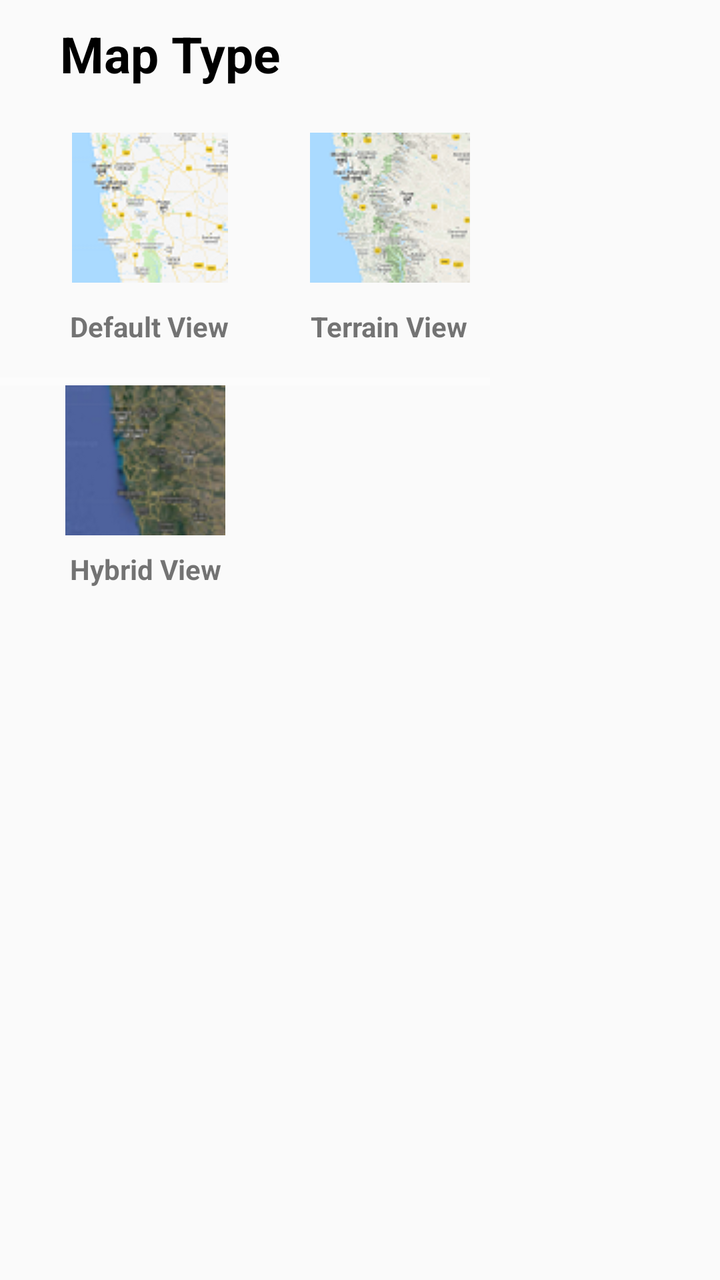
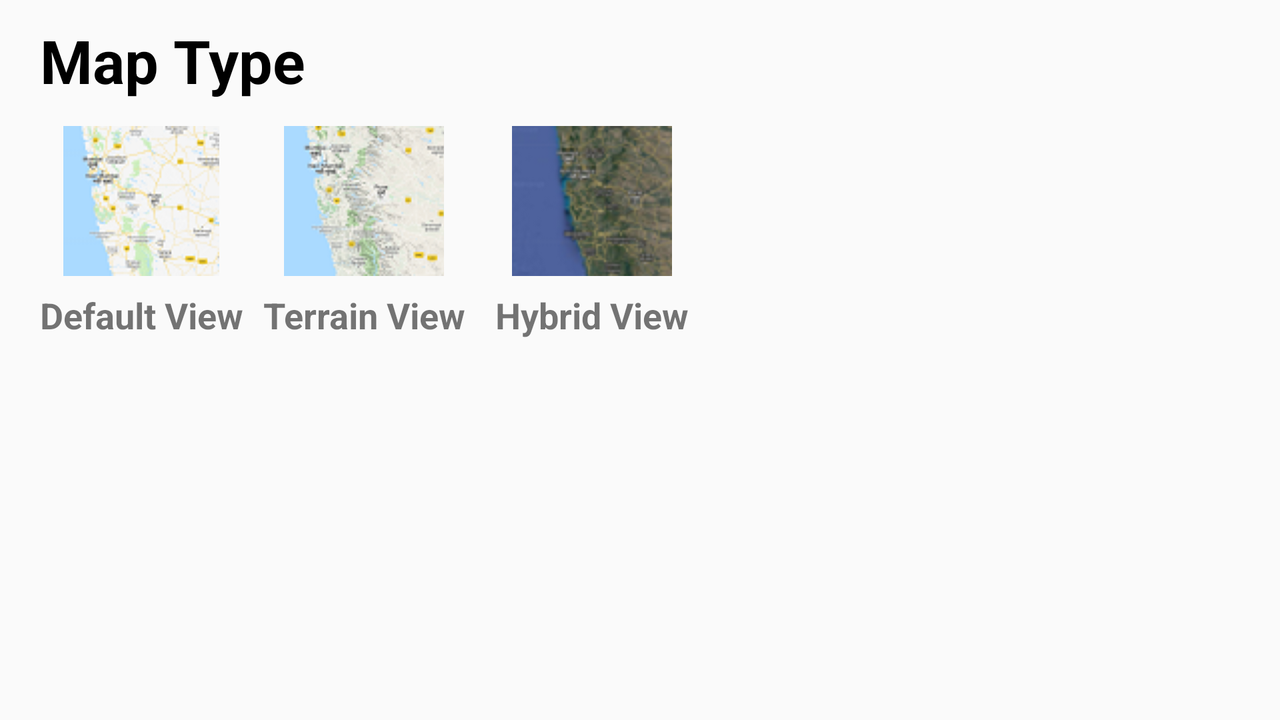

First picture: res/layout/ on a phone held upright. Second picture: the repository's own variant of that layout, on a device whose configuration matches the variant's folder. Source for both follows.
<!-- AndroidManifest.xml: application theme AppTheme -->
<!-- res/layout/map_choose.xml -->
<?xml version="1.0" encoding="utf-8"?>
<RelativeLayout
    xmlns:android="http://schemas.android.com/apk/res/android" android:layout_width="match_parent"
    android:layout_height="match_parent">

    <LinearLayout
        android:id="@+id/heading"
        android:layout_width="match_parent"
        android:layout_height="wrap_content"
        android:gravity="bottom">

        <TextView
            android:id="@+id/text"
            android:layout_width="match_parent"
            android:layout_height="match_parent"
            android:gravity="left"
            android:paddingLeft="30dp"
            android:text="Map Type"
            android:layout_marginTop="10dp"
            android:textColor="#000000"
            android:textSize="25dp"
            android:textStyle="bold" />

    </LinearLayout>
    <HorizontalScrollView
        android:layout_width="wrap_content"
        android:layout_height="wrap_content"
        android:layout_below="@+id/heading"
        android:id="@+id/horizontalScrollView">

        <LinearLayout
            android:layout_width="wrap_content"
            android:layout_height="match_parent"
            android:layout_gravity="center"
            android:layout_marginLeft="10dp"

            android:orientation="horizontal">

            <LinearLayout
                android:layout_width="wrap_content"
                android:layout_height="wrap_content"
                android:layout_margin="20dp"
                android:orientation="vertical">

                <ImageButton
                    android:id="@+id/default_view"
                    android:layout_width="80dp"
                    android:layout_height="80dp"
                    android:src="@drawable/road_view"

                    />

                <TextView
                    android:layout_width="wrap_content"
                    android:layout_height="wrap_content"
                    android:layout_alignBottom="@+id/horizontalScrollView"
                    android:layout_centerHorizontal="true"
                    android:layout_marginTop="10dp"
                    android:gravity="center"
                    android:text="Default View"
                    android:textSize="14dp"
                    android:textStyle="bold" />
            </LinearLayout>

            <LinearLayout
                android:layout_width="wrap_content"
                android:layout_height="wrap_content"
                android:layout_margin="20dp"
                android:orientation="vertical">

                <ImageButton
                    android:id="@+id/terrain"
                    android:layout_width="80dp"
                    android:layout_height="80dp"
                    android:src="@drawable/terrain_view"

                    />

                <TextView
                    android:layout_width="wrap_content"
                    android:layout_height="wrap_content"
                    android:layout_marginTop="10dp"
                    android:gravity="center"
                    android:text="Terrain View"
                    android:textSize="14dp"

                    android:textStyle="bold" />
            </LinearLayout>

        </LinearLayout>
    </HorizontalScrollView>
    <LinearLayout
        android:layout_width="wrap_content"
        android:layout_height="wrap_content"
        android:layout_marginTop="190dp"
        android:layout_marginStart="30dp"
        android:orientation="vertical"
        android:layout_marginLeft="10dp">

        <ImageButton
            android:id="@+id/hybrid"
            android:layout_width="80dp"
            android:layout_height="80dp"
            android:layout_gravity="center"
            android:src="@drawable/hybrid_view" />

        <TextView
            android:layout_width="wrap_content"
            android:layout_height="wrap_content"
            android:layout_marginTop="5dp"
            android:gravity="center"
            android:paddingLeft="5dp"
            android:paddingRight="5dp"
            android:text="Hybrid View"
            android:textSize="14dp"
            android:textStyle="bold"
            android:layout_marginBottom="20dp"/>
    </LinearLayout>
</RelativeLayout>
<!-- resources referenced by this layout -->
<resources>
  <!-- drawable hybrid_view: png bitmap (drawable, 12601 bytes) -->
  <!-- drawable road_view: png bitmap (drawable, 12745 bytes) -->
  <!-- drawable terrain_view: png bitmap (drawable, 14128 bytes) -->
  <style name="AppTheme" parent="AppTheme.Base">
          <item name="android:textColorSecondary">#fff</item>
  
      </style>
  <style name="AppTheme.Base" parent="Theme.AppCompat.Light.NoActionBar">
          
          <item name="colorPrimary">@color/colorPrimary</item>
          <item name="colorPrimaryDark">@color/colorPrimaryDark</item>
          <item name="colorAccent">@color/colorAccent</item>
  
      </style>
  <color name="colorPrimary">#9E9E9E</color>
  <color name="colorPrimaryDark">#000000</color>
  <color name="colorAccent">#FF5252</color>
</resources>
<!-- res/layout-land/map_choose.xml (the repository's variant of the layout above) -->
<!-- drawn on the phone turned sideways -->
<?xml version="1.0" encoding="utf-8"?>
<RelativeLayout
    xmlns:android="http://schemas.android.com/apk/res/android" android:layout_width="match_parent"
    android:layout_height="match_parent">

    <LinearLayout
        android:id="@+id/heading"
        android:layout_width="match_parent"
        android:layout_height="wrap_content"
        android:gravity="bottom">

        <TextView
            android:id="@+id/text"
            android:layout_width="match_parent"
            android:layout_height="match_parent"
            android:gravity="left"
            android:layout_marginTop="10dp"
            android:paddingLeft="20dp"
            android:text="Map Type"
            android:textColor="#000000"
            android:textSize="30dp"
            android:textStyle="bold" />

    </LinearLayout>
    <ScrollView
        android:layout_width="wrap_content"
        android:layout_height="wrap_content"
        android:layout_below="@+id/heading"
        >
        <LinearLayout
            android:layout_width="wrap_content"
            android:layout_height="wrap_content"
            android:orientation="horizontal"
            android:paddingLeft="10dp"
            >

            <LinearLayout
                android:layout_width="wrap_content"
                android:layout_height="wrap_content"
                android:layout_margin="10dp"
                android:orientation="vertical">

                <ImageButton
                    android:id="@+id/default_view"
                    android:layout_width="80dp"
                    android:layout_height="80dp"
                    android:layout_gravity="center"
                    android:src="@drawable/road_view"

                    />

                <TextView
                    android:layout_width="wrap_content"
                    android:layout_height="wrap_content"
                    android:layout_marginTop="5dp"
                    android:gravity="center"

                    android:text="Default View"
                    android:textSize="18dp"
                    android:textStyle="bold" />
            </LinearLayout>

            <LinearLayout
                android:layout_width="wrap_content"
                android:layout_height="wrap_content"
                android:layout_marginTop="10dp"
                android:orientation="vertical">

                <ImageButton
                    android:id="@+id/terrain"
                    android:layout_width="80dp"
                    android:layout_height="80dp"
                    android:layout_gravity="center"
                    android:src="@drawable/terrain_view"

                    />

                <TextView
                    android:layout_width="wrap_content"
                    android:layout_height="wrap_content"
                    android:layout_marginTop="5dp"
                    android:gravity="center"
                    android:text="Terrain View"
                    android:textSize="18dp"
                    android:textStyle="bold" />
            </LinearLayout>
            <LinearLayout
                android:layout_width="wrap_content"
                android:layout_height="wrap_content"
                android:layout_marginTop="10dp"
                android:orientation="vertical"
                android:layout_marginLeft="10dp">

                <ImageButton
                    android:id="@+id/hybrid"
                    android:layout_width="80dp"
                    android:layout_height="80dp"
                    android:layout_gravity="center"
                    android:src="@drawable/hybrid_view" />

                <TextView
                    android:layout_width="wrap_content"
                    android:layout_height="wrap_content"
                    android:layout_marginTop="5dp"
                    android:gravity="center"
                    android:paddingLeft="5dp"
                    android:paddingRight="5dp"
                    android:text="Hybrid View"
                    android:textSize="18dp"
                    android:textStyle="bold" />
            </LinearLayout>

        </LinearLayout>

    </ScrollView>


</RelativeLayout>
